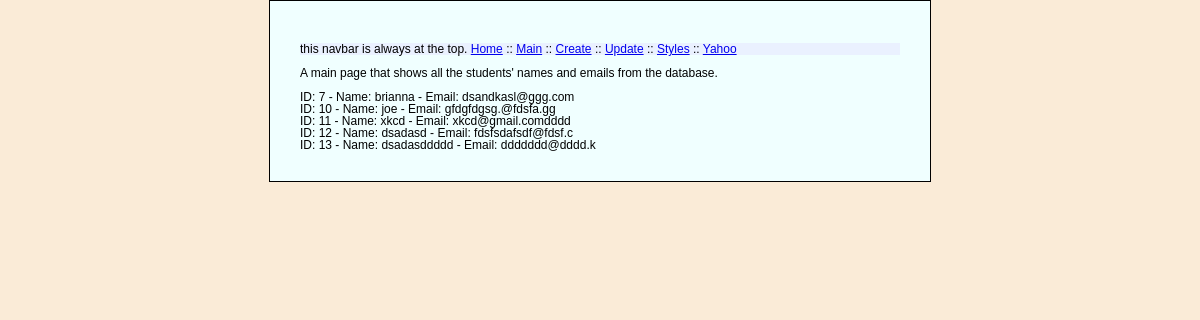
The page /maindatabase on the database its author committed.
### models/students.py (models this page shows, shortened)
class Student(db.Model):
    id = db.Column(db.Integer, primary_key=True)
    first_name = db.Column(db.String(26), unique=True, nullable=False)
    email = db.Column(db.String(80), unique=True, nullable=False)

### app.py (the view)
@app.route('/maindatabase')#A main page that shows the user's names and emails in a list and has buttons that delete users from the database.
def maindatabase():
    all_students = Student.query.all()
    return render_template('maindatabase.html', students=all_students)

### app.py (called while the page is built)
@app.template_global() #make an html link using python function in an .html file
def link_with_class(text, url, css_class):
    link = f'<a href="{url}" class="{css_class}">{text}</a>'
    return Markup(link) #used Markup to render html correctly

### templates/maindatabase.html
{% extends "base.html" %}
{% block content %}
        <p>A main page that shows all the students' names and emails from the database.</p>
        {% for student in students %}
        <div>ID: {{ student.id }} - Name: {{ student.first_name }} - Email: {{ student.email }}</div>
        {% endfor %}
{% endblock %}

### templates/base.html (shortened to what this page needs)
<!DOCTYPE html>
<html lang="en">
    <head>
        <link rel="stylesheet" href="{{ url_for('serve_css') }}">
    </head>
    <body>
        <div id="navbar">
            <p>this navbar is always at the top. {{ link_with_class('Home','/','navbarlink') }} ::
                                                {{ link_with_class('Main','/maindatabase','navbarlink') }} ::
                                                {{ link_with_class('Create','/create','navbarlink') }} ::
                                                {{ link_with_class('Update','/update','navbarlink') }} ::
                                                {{ link_with_class('Styles','/viewstyles','navbarlink') }} ::
                                                {{ link_with_class('Yahoo','http://www.yahoo.com','navbarlink') }}</p>
        </div>
        {% block content %}{% endblock %}
    </body>
</html>

### static/styles.css (style rules this page uses)
html { font-size: 10px; font-family: 'Zen Maru Gothic', sans-serif; background-color: antiquewhite; }
#navbar { background-color: rgba(230, 230, 255, 0.564); }
a, p, li, div { font-size: 12px; line-height: 1; }
body { width: 600px; margin: 0 auto; background-color: azure; padding: 30px 30px 30px 30px; border: 1px solid black; }

### rows shown on the page
Student: id "7", first_name "brianna", email "dsandkasl@ggg.com"
Student: id "10", first_name "joe", email "gfdgfdgsg.@fdsfa.gg"
Student: id "11", first_name "xkcd", email "xkcd@gmail.comdddd"
Student: id "12", first_name "dsadasd", email "fdsfsdafsdf@fdsf.c"
Student: id "13", first_name "dsadasddddd", email "ddddddd@dddd.k"

### other values the page prints
{{ link_with_class('Home','/','navbarlink') }} "Home"
{{ link_with_class('Main','/maindatabase','navbarlink') }} "Main"
{{ link_with_class('Create','/create','navbarlink') }} "Create"
{{ link_with_class('Update','/update','navbarlink') }} "Update"
{{ link_with_class('Styles','/viewstyles','navbarlink') }} "Styles"
{{ link_with_class('Yahoo','http://www.yahoo.com','navbarlink') }} "Yahoo"
